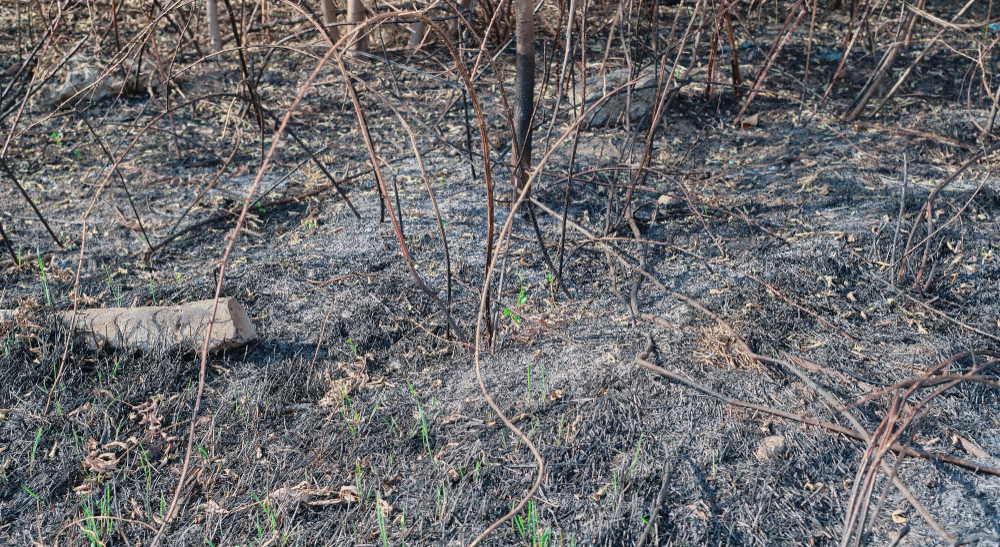
#> input picture Sinc-Visual/src/public/burned.jpg, 1000 x 547 px
$ python image_to_map_converter.py public/burned.jpg
#> lines starting #> are read from the running program, lines starting #| are printed output that depends on the picture; after the words box and inside, x2 and y2 are one past the last pixel; in counts of white or black regions, pixels touching at a corner belong together
import cv2
import numpy as np
import json
import argparse
from sklearn.cluster import KMeans
from sklearn.preprocessing import StandardScaler
import matplotlib.pyplot as plt
from PIL import Image
import os

class ImageToMapConverter:
    def __init__(self):
        self.tile_types = {
            0: "no_vegetation",    # sem vegetação
            1: "dry_vegetation",   # vegetação seca
            2: "wet_vegetation",   # vegetação úmida
            3: "common_vegetation", # vegetação comum
            4: "on_fire",          # em chamas (not used in generation)
            5: "burnt",            # queimado (not used in generation)
            6: "water"             # água
        }

        self.color_ranges = {
            'water': {
                'lower': np.array([90, 50, 70]),    # Azul claro até
                'upper': np.array([130, 255, 255])  # Azul forte
            },
            'dry_vegetation': {
                'lower': np.array([10, 60, 50]),    # Marrom amarelado
                'upper': np.array([25, 255, 255])   # Palha seca
            },
            'wet_vegetation': {
                'lower': np.array([36, 80, 60]),    # Verde vibrante
                'upper': np.array([85, 255, 255])   # Verde escuro molhado
            },
            'no_vegetation': {
                'lower': np.array([0, 0, 100]),     # Tons de cinza a branco
                'upper': np.array([180, 30, 255])   # Inclui concreto, solo claro
            }
        }


    def preprocess_image(self, image_path, target_width, target_height):
        """Load and preprocess the image"""
#> called with image_path = 'public/burned.jpg', target_width = 50, target_height = 50
        # Load image
        image = cv2.imread(image_path)
#> image is the input picture: shape (547, 1000, 3); mean B, G, R 109.2, 107, 107.2
        if image is None:
            raise ValueError(f"Could not load image: {image_path}")

        # Resize to match map dimensions
        resized = cv2.resize(image, (target_width, target_height), interpolation=cv2.INTER_AREA)
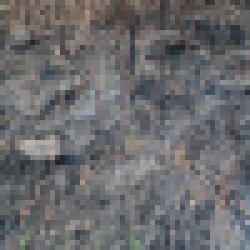
#> resized: shape (50, 50, 3) (shown 5 times larger); mean B, G, R 109.2, 107, 107.2

        # Convert to HSV for better color segmentation
        hsv = cv2.cvtColor(resized, cv2.COLOR_BGR2HSV)
#> hsv: shape (50, 50, 3); mean H, S, V 86.8, 22.4, 112.9

        return resized, hsv

    def classify_pixel_by_color(self, hsv_pixel):
        """Classify a single pixel based on color ranges"""
        if self._pixel_in_range(hsv_pixel, self.color_ranges['water']):
            return 6  # water

        if self._pixel_in_range(hsv_pixel, self.color_ranges['dry_vegetation']):
            return 1  # dry vegetation

        if self._pixel_in_range(hsv_pixel, self.color_ranges['wet_vegetation']):
            return 2  # wet vegetation

        if self._pixel_in_range(hsv_pixel, self.color_ranges['no_vegetation']):
            return 0  # no vegetation

        return 3  # common vegetation

    def _pixel_in_range(self, pixel, color_range):
        """Check if pixel is within color range"""
        return np.all(pixel >= color_range['lower']) and np.all(pixel <= color_range['upper'])

    def generate_environmental_properties(self, tile_type):
        """Generate realistic environmental properties for each tile type"""
        np.random.seed()  # Ensure randomness

        if tile_type == 0:  # no vegetation
            humidity = 0.1 + 0.2 * np.random.random()
            fuel = 0.1 + 0.3 * np.random.random()
        elif tile_type == 1:  # dry vegetation
            humidity = 0.1 + 0.3 * np.random.random()
            fuel = 1.5 + 1.0 * np.random.random()
        elif tile_type == 2:  # wet vegetation
            humidity = 0.6 + 0.3 * np.random.random()
            fuel = 0.8 + 0.7 * np.random.random()
        elif tile_type == 3:  # common vegetation
            humidity = 0.3 + 0.4 * np.random.random()
            fuel = 1.0 + 1.0 * np.random.random()
        elif tile_type == 6:  # water
            humidity = 1.0
            fuel = 0.0
        else:
            # Default values
            humidity = 0.5
            fuel = 1.0

        wind_velocity = 0.5 + 2.5 * np.random.random()
        wind_direction = np.random.randint(0, 8)

        return {
            'humidity': round(humidity, 3),
            'fuel': round(fuel, 3),
            'windVelocity': round(wind_velocity, 3),
            'windDirection': wind_direction
        }

    def convert_image_to_map(self, image_path, map_width, map_height, method='color'):
        """Main conversion function"""
        print(f"Converting image {image_path} to {map_width}x{map_height} map...")

        bgr_image, hsv_image = self.preprocess_image(image_path, map_width, map_height)

        if method == 'color':
            tile_map = np.zeros((map_height, map_width), dtype=int)
            for y in range(map_height):
                for x in range(map_width):
                    tile_map[y, x] = self.classify_pixel_by_color(hsv_image[y, x])
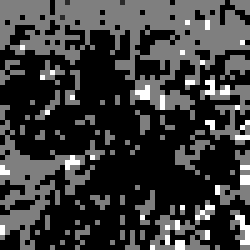
#> tile_map: shape (50, 50) int64 (shown 5 times larger); min 0, max 6, mean 1.38; drawn with min black and max white
        else:
            raise ValueError("Method must be 'color' or 'clustering'")

        map_data = []
#> map_data = []
        for y in range(map_height):
            row = []
            for x in range(map_width):
                tile_type = tile_map[y, x]
                properties = self.generate_environmental_properties(tile_type)

                tile_data = {
                    'x': x,
                    'y': y,
                    'type': int(tile_type),
                    'humidity': properties['humidity'],
                    'fuel': properties['fuel'],
                    'windVelocity': properties['windVelocity'],
                    'windDirection': properties['windDirection']
                }
                row.append(tile_data)
            map_data.append(row)
#> after the loop, map_data = 50 items

        return map_data, tile_map

    def save_map_data(self, map_data, output_path):
        """Save map data to JSON file"""
        with open(output_path, 'w') as f:
            json.dump(map_data, f, indent=2)
        print(f"Map data saved to {output_path}")

    def visualize_map(self, tile_map, save_path=None):
        colors = {
            0: [200, 200, 200],  # no vegetation - gray
            1: [139, 69, 19],    # dry vegetation - brown
            2: [34, 139, 34],    # wet vegetation - green
            3: [154, 205, 50],   # common vegetation - yellow-green
            6: [0, 191, 255]     # water - blue
        }

        height, width = tile_map.shape
        colored_map = np.zeros((height, width, 3), dtype=np.uint8)

        for tile_type, color in colors.items():
            mask = tile_map == tile_type
            colored_map[mask] = color

        plt.figure(figsize=(12, 8))
        plt.imshow(colored_map)
        plt.title('Generated Tile Map')

        legend_elements = []
        for tile_type, color in colors.items():
            type_name = self.tile_types.get(tile_type, f"Type {tile_type}")
            legend_elements.append(plt.Rectangle((0,0),1,1, facecolor=np.array(color)/255, label=type_name))

        plt.legend(handles=legend_elements, loc='center left', bbox_to_anchor=(1, 0.5))
        plt.axis('off')
        plt.tight_layout()

        if save_path:
            plt.savefig(save_path, dpi=300, bbox_inches='tight')
            print(f"Visualization saved to {save_path}")

        plt.show()

    def generate_java_compatible_output(self, map_data, java_output_path):
        """Generate Java code to load the map data"""
        java_code = f"""// Generated map data loader
import java.util.Random;

public class GeneratedMapLoader {{

    public static void loadMapFromGenerated(Map mapInstance) {{
        // Clear existing map
        mapInstance.stopAllFireAgents();

        int width = {len(map_data[0])};
        int height = {len(map_data)};

        Random random = new Random();

        // Load generated tile data
"""

        for y, row in enumerate(map_data):
            for x, tile in enumerate(row):
                java_code += f"""        mapInstance.map[{x}][{y}] = new Tile({x}, {y}, {tile['type']},
                {tile['humidity']}, {tile['fuel']}, {tile['windVelocity']},
                Direction.values()[{tile['windDirection']}]);
"""

        java_code += """    }
}"""

        with open(java_output_path, 'w') as f:
            f.write(java_code)

        print(f"Java loader code saved to {java_output_path}")

def main():
    parser = argparse.ArgumentParser(description='Convert image to fire simulation map')
    parser.add_argument('image_path', help='Path to input image')
    parser.add_argument('--width', type=int, default=50, help='Map width')
    parser.add_argument('--height', type=int, default=50, help='Map height')
    parser.add_argument('--method', choices=['color', 'clustering'], default='color',
                       help='Classification method')
    parser.add_argument('--output', default='generated_map.json', help='Output JSON file')
    parser.add_argument('--java-output', default='GeneratedMapLoader.java',
                       help='Output Java file')
    parser.add_argument('--visualize', action='store_true', help='Show visualization')

    args = parser.parse_args()

    converter = ImageToMapConverter()

    try:
        map_data, tile_map = converter.convert_image_to_map(
            args.image_path, args.width, args.height, args.method
        )
#> map_data = 50 items

        converter.save_map_data(map_data, args.output)
        converter.generate_java_compatible_output(map_data, args.java_output)
#> the loop in generate_java_compatible_output, `for y, row in enumerate(map_data):` made 50 passes

        if args.visualize:
            converter.visualize_map(tile_map, 'map_visualization.png')

        print("\nConversion completed successfully!")
        print(f"Map dimensions: {args.width}x{args.height}")
        print(f"Total tiles: {args.width * args.height}")

        unique, counts = np.unique(tile_map, return_counts=True)
#> unique = [0, 1, 3, 6]; counts = [1438, 3, 973, 86]
        print("\nTile distribution:")
        for tile_type, count in zip(unique, counts):
            type_name = converter.tile_types.get(tile_type, f"Type {tile_type}")
            percentage = (count / tile_map.size) * 100
            print(f"  {type_name}: {count} tiles ({percentage:.1f}%)")
#> this loop made 4 passes
#> (tile_type, count, type_name, percentage) on passes 1 to 4: (0, 1438, 'no_vegetation', 57.52), (1, 3, 'dry_vegetation', 0.12), (3, 973, 'common_vegetation', 38.92), (6, 86, 'water', 3.44)
#|   no_vegetation: 1438 tiles (57.5%)
#|   dry_vegetation: 3 tiles (0.1%)
#|   common_vegetation: 973 tiles (38.9%)
#|   water: 86 tiles (3.4%)

    except Exception as e:
        print(f"Error: {e}")
        return 1

    return 0

if __name__ == "__main__":
    exit(main())
#> (the program exits here)

$ run again, on Sinc-Visual/src/public/dry_vegetation.jpg
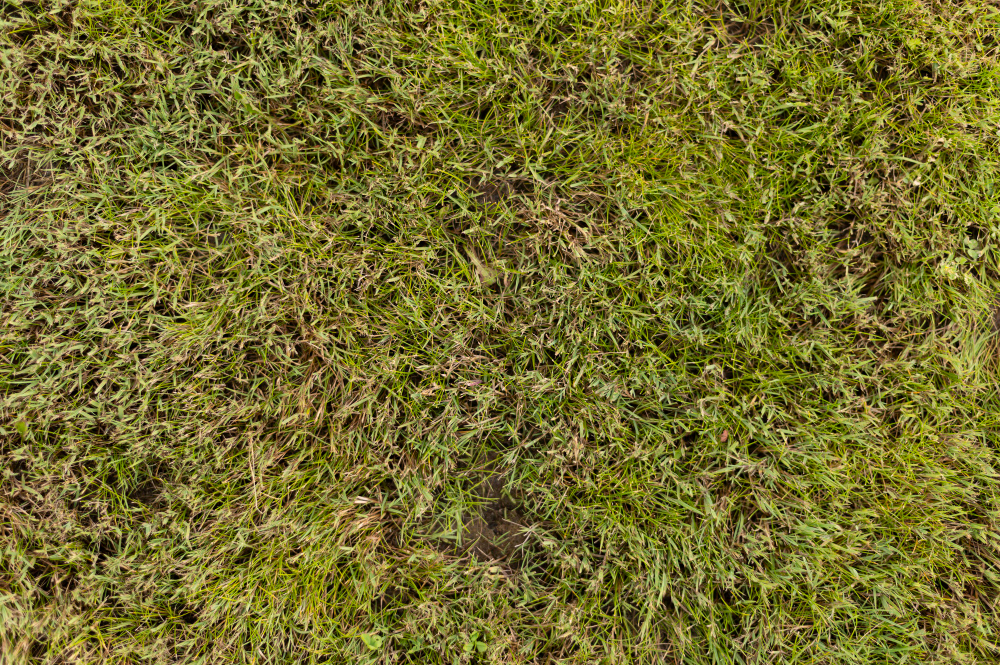
#> input picture Sinc-Visual/src/public/dry_vegetation.jpg, 1000 x 665 px
#> in preprocess_image, image is the input picture: shape (665, 1000, 3); mean B, G, R 44.7, 109.9, 116.4
#> in preprocess_image, `resized = cv2.resize(image, (target_width, target_height), interpolati..`:
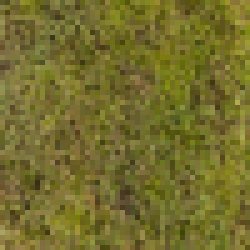
#> resized: shape (50, 50, 3) (shown 5 times larger); mean B, G, R 44.7, 109.9, 116.4
#> hsv: shape (50, 50, 3); mean H, S, V 27.1, 158.6, 117
#> after the loop in convert_image_to_map, `for y in range(map_height):`:
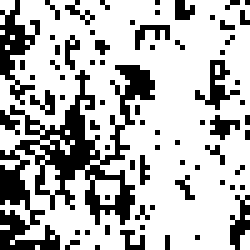
#> tile_map: shape (50, 50) int64 (shown 5 times larger); values 1 (black) and 3 (white), 71.6% white; black in thin lines or dots
#> in convert_image_to_map, `map_data = []`: map_data = []
#> after the loop in convert_image_to_map, `for y in range(map_height):`: map_data = 50 items
#> the loop in generate_java_compatible_output, `for y, row in enumerate(map_data):` made 50 passes
#> unique = [1, 3]; counts = [711, 1789]
#> the loop in main, `for tile_type, count in zip(unique, counts):` made 2 passes
#> (tile_type, count, type_name, percentage) on passes 1 to 2: (1, 711, 'dry_vegetation', 28.44), (3, 1789, 'common_vegetation', 71.56)
#> (printed output is left out)

$ run again, on Sinc-Visual/src/public/medium_fire.jpg
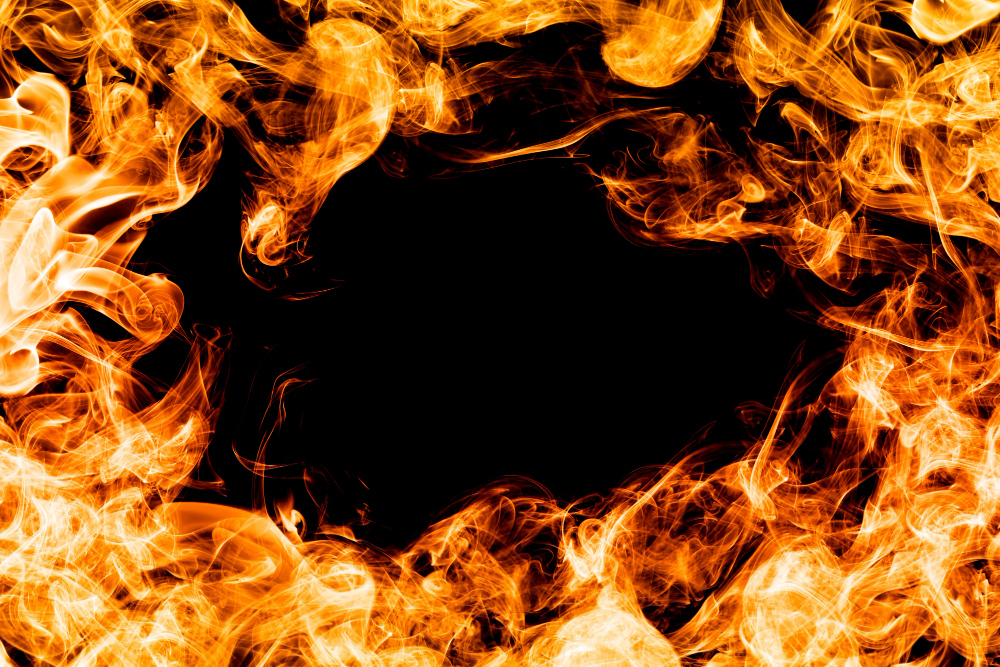
#> input picture Sinc-Visual/src/public/medium_fire.jpg, 1000 x 667 px
#> in preprocess_image, image is the input picture: shape (667, 1000, 3); mean B, G, R 22.7, 74, 133.6
#> in preprocess_image, `resized = cv2.resize(image, (target_width, target_height), interpolati..`:
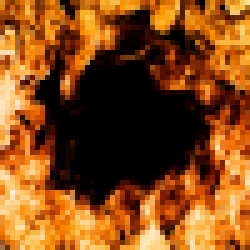
#> resized: shape (50, 50, 3) (shown 5 times larger); mean B, G, R 22.7, 74, 133.6
#> hsv: shape (50, 50, 3); mean H, S, V 10.3, 178.2, 133.6
#> after the loop in convert_image_to_map, `for y in range(map_height):`:
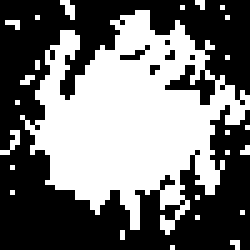
#> tile_map: shape (50, 50) int64 (shown 5 times larger); values 1 (black) and 3 (white), 44.9% white; 25 white regions (24 under 20 px), largest, box (x1, y1, x2, y2) and area: (4, 2, 50, 47) 1072
#> in convert_image_to_map, `map_data = []`: map_data = []
#> after the loop in convert_image_to_map, `for y in range(map_height):`: map_data = 50 items
#> the loop in generate_java_compatible_output, `for y, row in enumerate(map_data):` made 50 passes
#> unique = [1, 3]; counts = [1377, 1123]
#> the loop in main, `for tile_type, count in zip(unique, counts):` made 2 passes
#> (tile_type, count, type_name, percentage) on passes 1 to 2: (1, 1377, 'dry_vegetation', 55.08), (3, 1123, 'common_vegetation', 44.92)
#> (printed output is left out)
